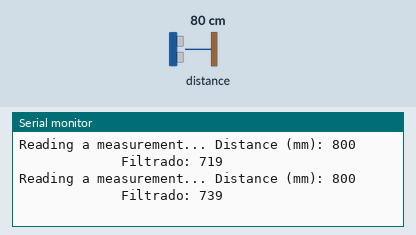
Bench run of a sketch on a simulated Arduino Uno, built with avr-gcc and run on an emulated ATmega328P. Parts: the last lines printed to the serial monitor. The test bench sets the inputs (shaded band); at power-on: distance to the obstacle 80 cm.

Above: at 1.2 s.
1.3 s: distance to the obstacle set to 250 cm
At 1.46 s:
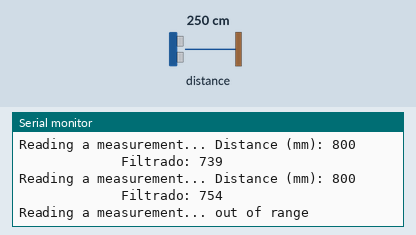
3.2 s: distance to the obstacle set to 120 cm
At 3.2 s:
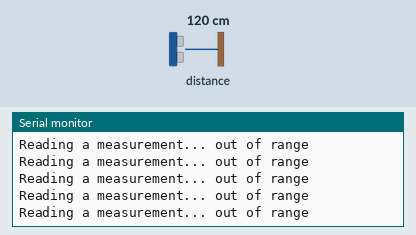
Timing chart, 0 to 6.2 s (numbered marks = the images above; inputs shaded):
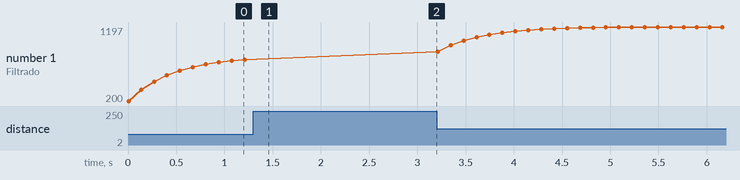

Measured:
- after the input at 1.3 s, the serial monitor: prints a new line at once (image 1)
- plotted number 1: 754 → 1197 after the input at 3.2 s

The sketch:

EXPERIMENTOS_VL53L0X.ino
```cpp
#include "Adafruit_VL53L0X.h"
int an=0;
int an_1=0;
float alpha=0.25;
Adafruit_VL53L0X lox = Adafruit_VL53L0X();

void setup() {
  Serial.begin(115200);

  // wait until serial port opens for native USB devices
  while (! Serial) {
    delay(1);
  }

  Serial.println("Adafruit VL53L0X test");
  if (!lox.begin()) {
    Serial.println(F("Failed to boot VL53L0X"));
    while(1);
  }
  // power
  Serial.println(F("VL53L0X API Simple Ranging example\n\n"));
}


void loop() {

  VL53L0X_RangingMeasurementData_t measure;

  Serial.print("Reading a measurement... ");
  lox.rangingTest(&measure, false); // pass in 'true' to get debug data printout!

  if (measure.RangeStatus != 4) {  // phase failures have incorrect data
    Serial.print("Distance (mm): "); Serial.print(measure.RangeMilliMeter);
    an=(alpha)*(measure.RangeMilliMeter)+(1-alpha)*an_1;
    an_1=an;
    Serial.print("                 Filtrado: "); Serial.println(an);
  } else {
    Serial.println("out of range ");
  }

  delay(100);
}
```
